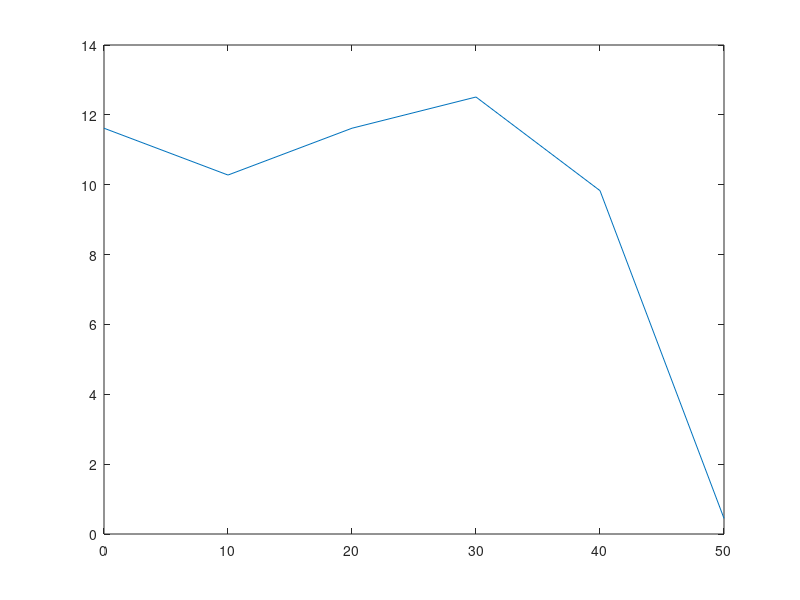

MATLAB code for this plot:
v = [11.26 11.26 11.26 11.26 11.26 0];
x = [0 10 20 30 40 50];
samples = [1 2 3 4 5 6];
p = polyfit(samples, v, 3);
P = polyval(p, samples);
plot(x, P);